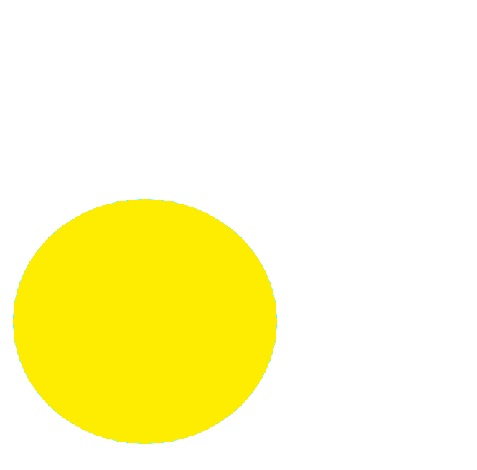
#> input picture Segunda Etapa/bola3.jpg, 477 x 470 px
$ python colorDetector.py
#> lines starting #> are read from the running program, lines starting #| are printed output that depends on the picture; after the words box and inside, x2 and y2 are one past the last pixel; in counts of white or black regions, pixels touching at a corner belong together
#Programa para estudo de deteccao de cor - amarelo


import cv2
import numpy as np

lower = np.array([15,150,20])
upper = np.array([35,255,255])

image = cv2.imread('bola3.jpg')
#> image is the input picture: shape (470, 477, 3); mean B, G, R 197.6, 250.9, 254.6
bola = cv2.cvtColor(image,cv2.COLOR_BGR2HSV)
#> bola: shape (470, 477, 3); mean H, S, V 9.1, 57.4, 254.7
mask = cv2.inRange(bola,lower,upper)
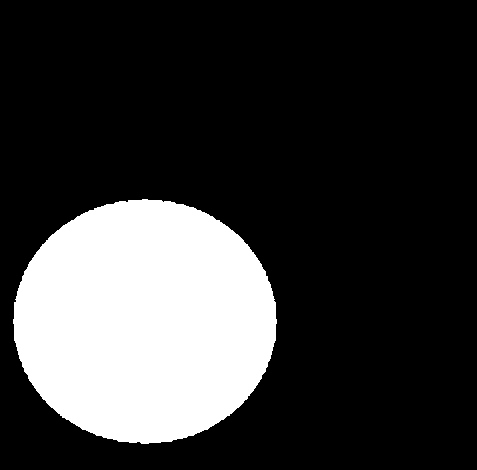
#> mask: shape (470, 477); 22.5% white; 1 white region

contours, hierarchy = cv2.findContours(mask,cv2.RETR_EXTERNAL,cv2.CHAIN_APPROX_SIMPLE)
#> contours = 1 contour; box (x1, y1, x2, y2) and area: (13, 199, 277, 444) 50122

if len(contours) != 0 :
    for c in contours:
        if cv2.contourArea(c) > 500:
            x,y,w,h = cv2.boundingRect(c)
            cv2.rectangle(image,(x,y),(x+w,y+h),(0,0,255),3)
#> this loop made 1 pass
#> (x, y, w, h) on pass 1: (13, 199, 264, 245)
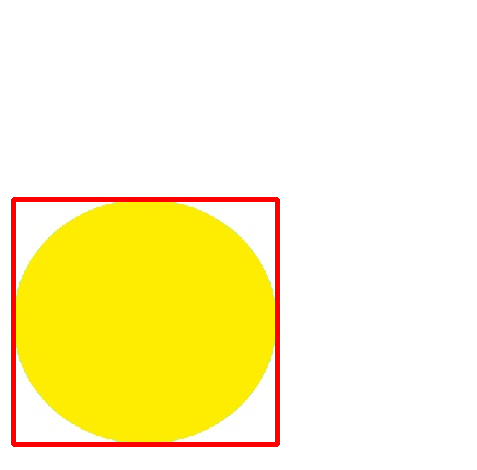
#> image: shape (470, 477, 3); 2.27% of pixels changed, all inside (x1, y1, x2, y2) = (11, 197, 280, 447)

cv2.imshow('Mask', mask)
cv2.imshow('Image', image)
cv2.waitKey(0)

$ run again, with Segunda Etapa/bola2.jpg copied over Segunda Etapa/bola3.jpg
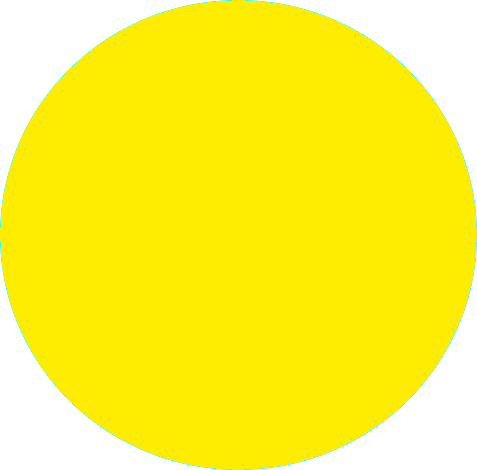
#> input picture Segunda Etapa/bola2.jpg, 477 x 470 px
#> image is the input picture: shape (470, 477, 3); mean B, G, R 56, 240.1, 253.6
#> bola: shape (470, 477, 3); mean H, S, V 22.5, 199.7, 254.2
#> `mask = cv2.inRange(bola,lower,upper)`:
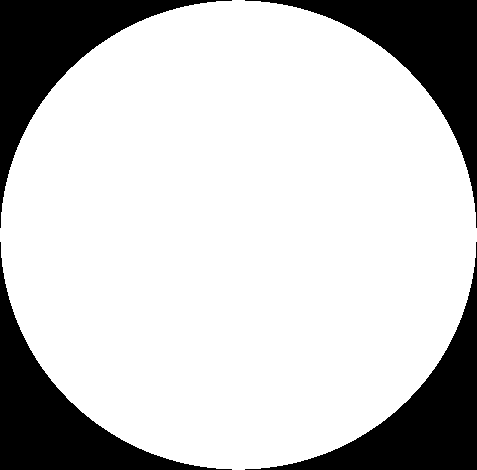
#> mask: shape (470, 477); 78.4% white; 4 black regions
#> contours = 1 contour; box (x1, y1, x2, y2) and area: (0, 0, 477, 470) 175004
#> the loop `for c in contours:` made 1 pass
#> after the loop `for c in contours:`:
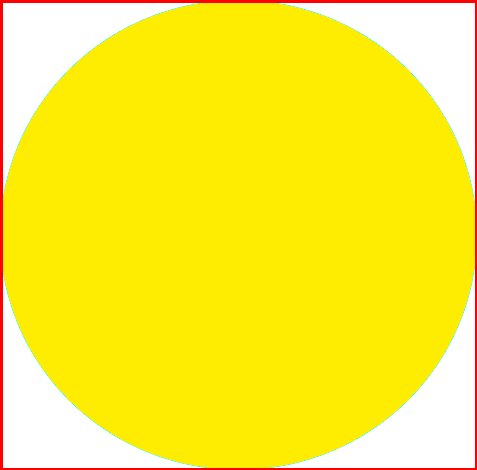
#> image: shape (470, 477, 3); 2.1% of pixels changed, all inside (x1, y1, x2, y2) = (0, 0, 477, 470)
